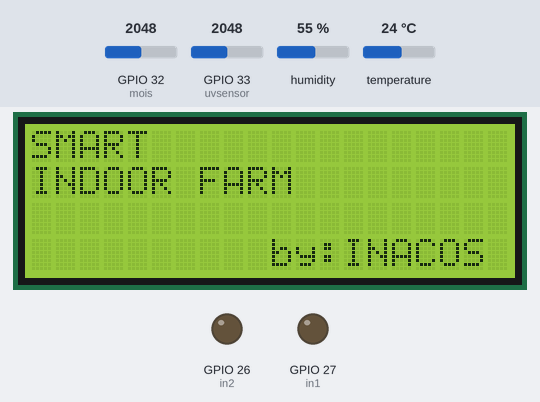
A sketch run on a simulated ESP32. On the bench: 20×4 character LCD, output pins drawn as LEDs (lit = HIGH). The test bench sets the inputs (shaded band); at power-on: GPIO 32 (mois) = 2048, GPIO 33 (uvsensor) = 2048, humidity 55 %, temperature 24 °C. What the sketch prints to the serial monitor is not drawn.

Above: at 0.6 s.
At 3.7 s:
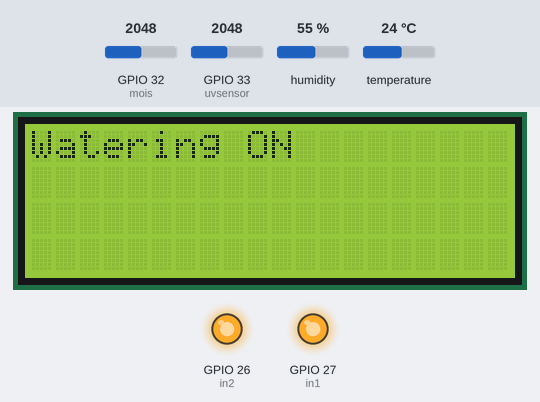
3.8 s: GPIO 32 (mois) set to 96
9.9 s: GPIO 32 (mois) set to 81
At 12.3 s:
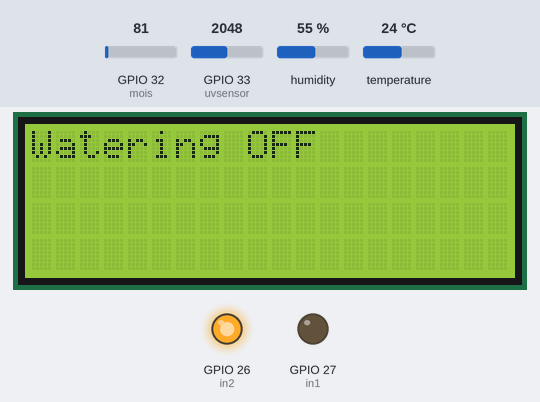
16.0 s: GPIO 32 (mois) set to 122
At 18.6 s:
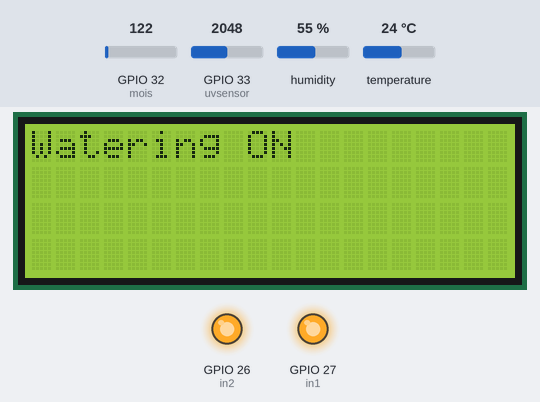
22.1 s: GPIO 32 (mois) set to 50
At 23.9 s:
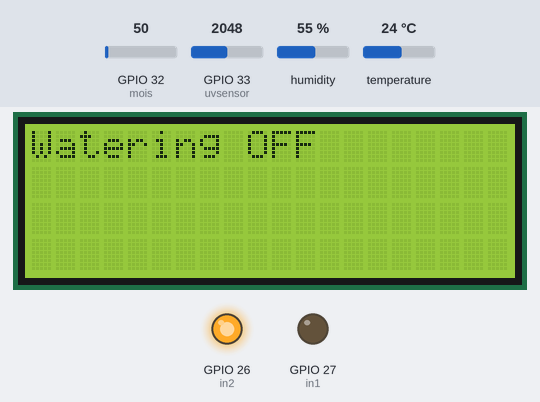
Timing chart, 0 to 25.4 s (numbered marks = the images above; inputs shaded):
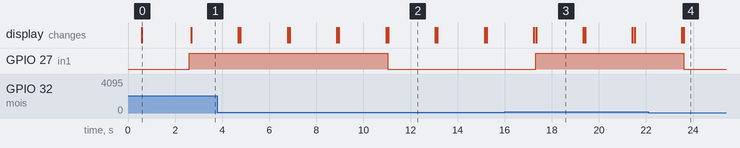

Measured:
- the behaviour switches between 91 and 90 on GPIO 32 (mois) (found by bisection; images 1 and 2)
- after the input at 9.9 s, GPIO 27 (in1): HIGH → LOW after 1.1 s; the display: first differs from a run without the input after 1.2 s (image 2)
- after the input at 16.0 s, GPIO 27 (in1): LOW → HIGH after 1.3 s; the display: first differs from a run without the input after 1.3 s (image 3)
- after the input at 22.1 s, GPIO 27 (in1): HIGH → LOW after 1.5 s; the display: first differs from a run without the input after 1.5 s (image 4)
- what the display in image 0 shows lasts 2.1 s, from 0.6 s to 2.7 s
- what the display in image 2 shows lasts 2.0 s, from 11.1 s to 13.1 s

The sketch:

indoor_farming.ino
```cpp
#include <LiquidCrystal_I2C.h>
#include <Wire.h>
#include "DHT.h"

LiquidCrystal_I2C lcd(0x27, 20, 4);

#define mois 32
#define uvsensor 33
#define in1 27
#define in2 26
#define DHTPIN 2
#define DHTTYPE DHT11
DHT dht(DHTPIN, DHTTYPE);

void setup() {
  Serial.begin(9600);
  pinMode(mois, INPUT);
  pinMode(uvsensor, INPUT);
  pinMode(in1, OUTPUT);
  pinMode(in2, OUTPUT);
  lcd.begin();
  lcd.backlight();
  lcd.display();
  delay(500);
  lcd.clear();
  lcd.setCursor(0, 0);
  lcd.print("SMART");
  lcd.setCursor(0, 1);
  lcd.print("INDOOR FARM");
  lcd.setCursor(10, 4);
  lcd.print("by:INACOS");
  delay(2000);
  digitalWrite(in1, HIGH);
  digitalWrite(in2, HIGH);
  dht.begin();

}

void loop() {

 float h = dht.readHumidity();
 float t = dht.readTemperature();
 int valMOIS = analogRead(32);
 int valUV = analogRead(33);

 float voltage = valUV * (5.0 / 1023.0);

  Serial.print("moisture:");
  Serial.println(valMOIS);
  Serial.println("voltage :");
  Serial.print(voltage);
  Serial.println("UV Index :");
  Serial.print(valUV /.1);

  Serial.print("Humidity: ");
  Serial.print(h);
  Serial.print(" %\t");
  Serial.print("Temperature: ");
  Serial.print(t);
  Serial.print(" *C ");

  lcd.setCursor(3, 0);
  lcd.print("Temp:");
  lcd.print(t);
  lcd.print(" °C\tHum: ");
  lcd.print(h);
  lcd.print(" %");


  if (valMOIS > 90) {
    lcd.clear();
    digitalWrite(in1, HIGH);
    lcd.setCursor(0, 0);
    lcd.print("Watering ON ");
    delay(2000);
    lcd.clear();
  } else {
    lcd.clear();
    digitalWrite(in1, LOW);
    lcd.setCursor(0, 0);
    lcd.print("Watering OFF");
    delay(2000);
    lcd.clear();
  }

}
```
